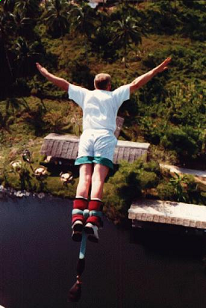
%> input picture bungee02.png, 206 x 308 px
$ octave --eval "result = extract_bungee;"   (GNU Octave 9; MATLAB toolbox functions it lacks are replaced by stand-ins)
%> lines starting %> are read from the running program, lines starting %| are printed output that depends on the picture; in (x1, y1, x2, y2) boxes, pixels count from 0 and x2, y2 are one past the last pixel; in counts of white or black regions, pixels touching at a corner belong together; the program's own positions count from 1
function [img,mask] =  extract_bungee(color)
%% Bungee signal

if nargin<1
    color = 0;
end


bungee = imread('bungee02.png');
%> bungee is the input picture: size 308x206x3 uint8; mean R, G, B 63.7, 52.4, 45.3

if color
    bungee = double(bungee)/256;
else
    bungee = double(rgb2gray(bungee))/256;
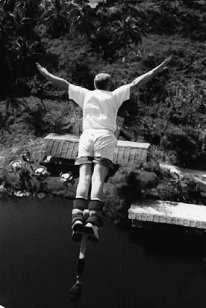
%> bungee: size 308x206 double; min 0, max 0.996, mean 0.215
end
% [5 lines of commented-out code are left out]

mask = imread('bungee12.png');
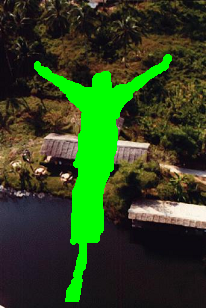
%> input picture bungee12.png, 206 x 308 px
%> mask is the input picture: size 308x206x3 uint8; mean R, G, B 47.4, 69.9, 31

mask = mask(:,:,1)==0 & mask(:,:,2)==255 & mask(:,:,3)==0;
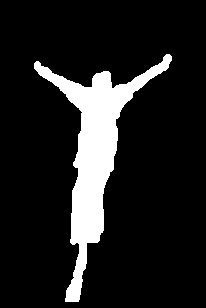
%> mask: size 308x206 logical; 12.5% white; 1 white region, box (x1, y1, x2, y2) and area: (34, 54, 172, 302) 7921
% figure;
% imagesc(mask)

if color
    mask = cat(3, mask,mask,mask);
end

img = bungee;

end
